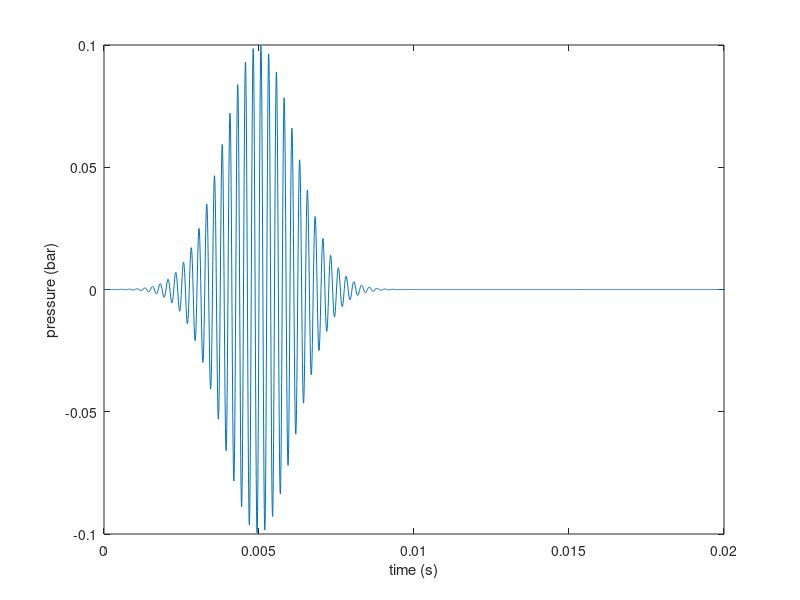
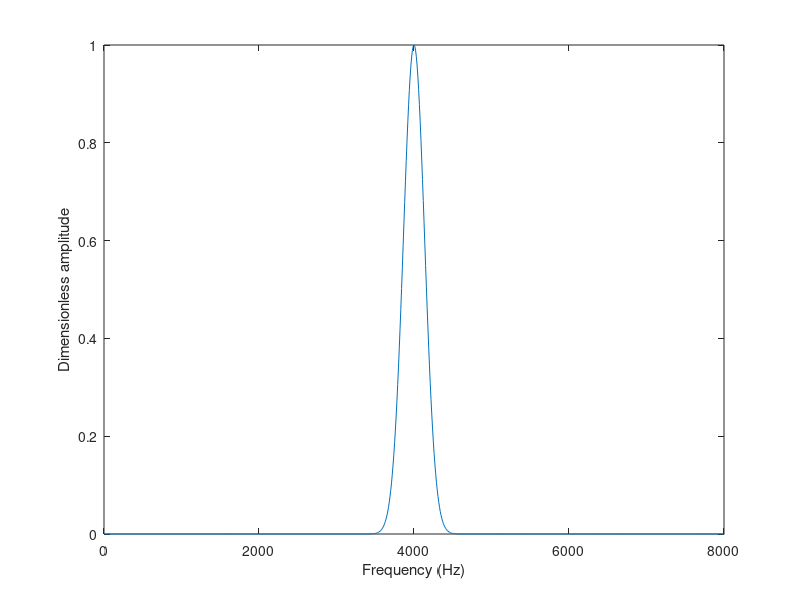

These charts were generated, in order, by the following MATLAB code:
% %function [ PF ] = PFfunction( t )
% %UNTITLED2 Summary of this function goes here
% %   Detailed explanation goes here
clc;
clear all;

%%%%%%%%%%%%%%%%%%%%%%%%%%%%%%%%%%%%%%%%%%%%%%%%%%%%%%%%%%%%%%%%%%%%%%%%%%%%%%%%%%%%%%%%%%
%fc=4000 Hz
%%%%%%%%%%%%%%%%%%%%%%%%%%%%%%%%%%%%%%%%%%%%%%%%%%%%%%%%%%%%%%%%%%%%%%%%%%%%%%%%%%%%%%%%%%
% beta = 40*pi;
% P0 = 101325;  % 1 bar
% Ps = 0.5*P0;
% fc = 4000;  %Hz
% omega_c = 2*pi*fc;
% twave=2*beta/omega_c;   %there might be a *2 here
% 
% t = linspace(0,twave,10000); 
% PF= zeros(10000,1); 
% 
% 
% for i=1:10000
%    % PF(i)= 0.5*101325*exp(-4*200*200*log(10)*(t(i)-0.005)*(t(i)-0.005))*sin(8000*3.14159*(t(i)-0.005));
% 
%     PF(i)= Ps * exp(-4*(omega_c/beta)^2*log(10)*(t(i)-beta/omega_c)^2) * sin(omega_c*((t(i)-beta/omega_c)));
% end

% plot(t, PF);
%xrange(0,1.6e5);



%%%%%%%%%%%%%%%%%%%%%%%%%%%%%%%%%%%%%%%%%%%%%%%%%%%%%%%%%%%%%%%%%%%%%%%%%%%%%%%%%%%%%%%%%%
%fc=1000 Hz
%%%%%%%%%%%%%%%%%%%%%%%%%%%%%%%%%%%%%%%%%%%%%%%%%%%%%%%%%%%%%%%%%%%%%%%%%%%%%%%%%%%%%%%%%%
% beta = 8*pi;
% P0 = 101325;  % 1 bar
% Ps = 0.1*P0;
% fc = 1000;  %Hz
% omega_c = 2*pi*fc;
% twave=2*beta/omega_c;   %there might be a *2 here
% 
% t = linspace(0,twave,10000); 
% PF= zeros(10000,1); 
% 
% 
% for i=1:10000
%    %PF(i)= 0.5*101325*exp(-4*250*250*log(10)*(t(i)-0.004)*(t(i)-0.004))*sin(2000*3.14159*(t(i)-0.004));
%     PF(i)= Ps * exp(-4*(omega_c/beta)^2*log(10)*(t(i)-beta/omega_c)^2) * sin(omega_c*((t(i)-beta/omega_c)));
% end
% 
% plot(t, PF/101325);



%%%%%%%%%%%%%%%%%%%%%%%%%%%%%%%%%%%%%%%%%%%%%%%%%%%%%%%%%%%%%%%%%%%%%%%%%%%%%%%%%%%%%%%%%%
%fc=3050 Hz
%%%%%%%%%%%%%%%%%%%%%%%%%%%%%%%%%%%%%%%%%%%%%%%%%%%%%%%%%%%%%%%%%%%%%%%%%%%%%%%%%%%%%%%%%%
beta = 40*pi;
P0 = 101325;  % 1 bar
Ps = 0.1*P0;
fc = 4000;  %Hz
omega_c = 2*pi*fc;
twave=2*beta/omega_c;   %there might be a *2 here
tmax=10*twave;




t = linspace(0,tmax,10000); 
PF= zeros(10000,1); 


for i=1:10000
   %PF(i)= 0.1*101325*exp(-4*200*200*log(10)*(t(i)-0.005)*(t(i)-0.005))*sin(6100*3.14159*(t(i)-0.005));
   PF(i)= Ps * exp(-4*(omega_c/beta)^2*log(10)*(t(i)-beta/omega_c)^2) * sin(omega_c*((t(i)-beta/omega_c)));
  % PF(i)=0.1*101325.0*exp(-4.0*250*250*log(10.0)*(t(i)-0.004)*(t(i)-0.004))*sin(5000*2*3.14159*(t(i)-0.004));  %5000Hz
  % PF(i)=0.1*101325.0*exp(-4.0*50*50*log(10.0)*(t(i)-0.02)*(t(i)-0.02))*sin(1000*2*3.14159*(t(i)-0.02));  %1000Hz
  % PF(i)=0.1*101325.0*exp(-4.0*5*5*log(10.0)*(t(i)-0.2)*(t(i)-0.2))*sin(100*2*3.14159*(t(i)-0.2));  %100Hz
  % PF(i)=0.1*101325.0*exp(-4.0*2.5*2.5*log(10.0)*(t(i)-0.4)*(t(i)-0.4))*sin(50*2*3.14159*(t(i)-0.4));  %50Hz
   % 
   % 
   %PF(i)=sin(6400*pi*t(i));
end
% 
figure(1)
plot(t, PF/101325);
xlim([0 0.02])
xlabel('time (s)')
ylabel('pressure (bar)')

% L = length(t);      % Signal length
% n = 2^nextpow2(L);
% 
% Fs = 10000/twave;           % Sampling frequency
% Y = fft(PF,n);
% f = Fs*(0:(n/2))/n;
% P = 2*abs(Y)/n;

NF=length(t);
FS=1/t(2);
Df=FS/NF;
f=0:Df:FS-Df;
P=2*abs( fft(PF,NF) )/NF;

figure(2)
plot(f,P./max(P)) 
%title('Gaussian Pulse in Frequency Domain')
xlabel('Frequency (Hz)')
ylabel('Dimensionless amplitude')
xlim([0 8000])

